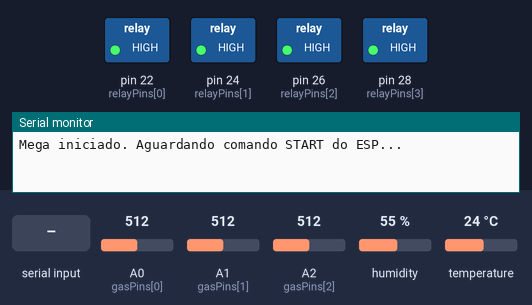
The sketch below on a simulated Arduino Mega 2560, built with avr-gcc and run on an emulated ATmega2560. Shown: switched loads named in the sketch (green lamp = pin HIGH), the last lines printed to the serial monitor. The test bench sets the inputs (shaded band); at power-on: A0 (gasPins[0]) = 512, A1 (gasPins[1]) = 512, A2 (gasPins[2]) = 512, humidity 55 %, temperature 24 °C.

Above: at 1.2 s.
1.3 s: "START\n" received over the second serial link
At 2.1 s:
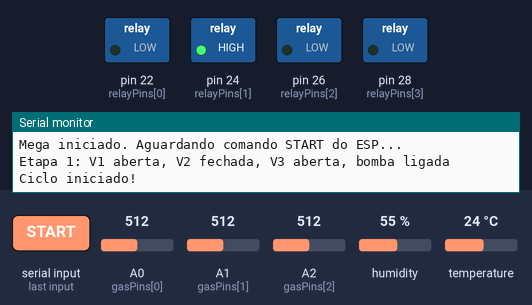
At 3.0 s:
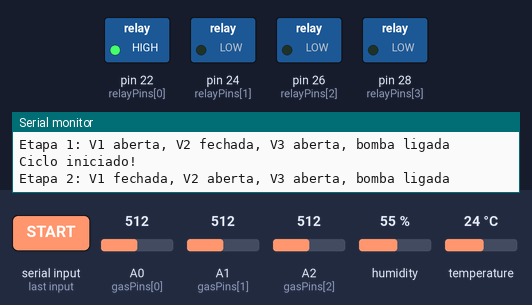
5.8 s: "TEMPOS:90,45,200,10\n" received over the second serial link
Timing chart, 0 to 14.8 s (numbered marks = the images above; inputs shaded):
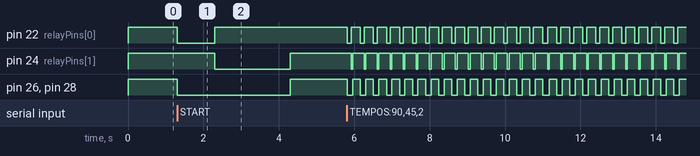

Measured:
- after the input at 1.3 s, pin 22 (relayPins[0]): HIGH → LOW at once, → HIGH 1.0 s later; pin 24 (relayPins[1]): HIGH → LOW after 1.0 s, → HIGH 2.0 s later; pin 26 (relayPins[2]), pin 28 (relayPins[3]): HIGH → LOW at once, → HIGH 3.0 s later

The sketch:

megaValvulas.ino
```cpp
#include <Wire.h>
#include "ClosedCube_HDC1080.h"

ClosedCube_HDC1080 hdc1080;

// ---------- CONFIGURAÇÃO DOS PINOS ----------
#define RELAY_COUNT 4
const uint8_t relayPins[RELAY_COUNT] = {22, 24, 26, 28}; // V1, V2, V3, BOMBA
#define V1 0
#define V2 1
#define V3 2
#define BOMBA 3

#define GAS_PINS_COUNT 3
const uint8_t gasPins[GAS_PINS_COUNT] = {A0, A1, A2};

// ---------- VARIÁVEIS ----------
volatile int gasReadings[GAS_PINS_COUNT];
volatile float tempReading = 0.0;
volatile float humReading = 0.0;
volatile bool readyToSend = false;
volatile uint8_t gasIndex = 0;
volatile uint8_t sendCounter = 0;

bool cicloAtivo = false;
unsigned long tempoTotal = 0;       // <<< NOVA VARIÁVEL GLOBAL DE TEMPO TOTAL
unsigned long lastStageTime = 0;
uint8_t currentStage = 0;
unsigned long stageDurations[4] = {1000, 2000, 3000, 4000};

// ---------- SETUP ----------
void setup() {
  Serial.begin(115200);
  Serial3.begin(9600);
  Wire.begin();
  hdc1080.begin(0x40);

  for (int i = 0; i < RELAY_COUNT; i++) {
    pinMode(relayPins[i], OUTPUT);
    digitalWrite(relayPins[i], HIGH);
  }

  cli();
  setupTimer1();
  setupTimer3();
  sei();

  Serial.println("Mega iniciado. Aguardando comando START do ESP...");
}

// ---------- TIMER1 ----------
void setupTimer1() {
  TCCR1A = 0;
  TCCR1B = (1 << WGM12) | (1 << CS12) | (1 << CS10);
  OCR1A = 19531;
  TIMSK1 |= (1 << OCIE1A);
}

// ---------- TIMER3 ----------
void setupTimer3() {
  TCCR3A = 0;
  TCCR3B = (1 << WGM32) | (1 << CS32) | (1 << CS30);
  OCR3A = 15625; // 1 s
  TIMSK3 |= (1 << OCIE3A);
}

// ---------- ISR: leitura dos sensores ----------
ISR(TIMER1_COMPA_vect) {
  if (cicloAtivo) {
    gasReadings[gasIndex] = analogRead(gasPins[gasIndex]);
    gasIndex = (gasIndex + 1) % GAS_PINS_COUNT;
  }
}

// ---------- ISR: trigger de envio ----------
ISR(TIMER3_COMPA_vect) {
  if (cicloAtivo) {
    sendCounter++;
    tempoTotal++; // <<< incremento contínuo (em segundos)
    if (sendCounter >= 5) {
      readyToSend = true;
      sendCounter = 0;
    }
  }
}

// ---------- LOOP ----------
void loop() {
  if (Serial3.available()) {
    String cmd = Serial3.readStringUntil('\n');
    cmd.trim();

    if (cmd.startsWith("TEMPOS:")) {
      sscanf(cmd.c_str(), "TEMPOS:%lu,%lu,%lu,%lu",
             &stageDurations[0], &stageDurations[1],
             &stageDurations[2], &stageDurations[3]);
      Serial.println("Novos tempos configurados!");
    }

    if (cmd == "START") {
      cicloAtivo = true;
      currentStage = 0;
      lastStageTime = millis();
      tempoTotal = 0; // <<< zera tempoTotal apenas no início de novo ciclo
      aplicarEtapa(currentStage);
      Serial.println("Ciclo iniciado!");
    }
  }

  if (cicloAtivo) {
    unsigned long currentTime = millis();

    if (currentTime - lastStageTime >= stageDurations[currentStage]) {
      currentStage = (currentStage + 1) % 4;
      lastStageTime = currentTime;
      aplicarEtapa(currentStage);
    }

    if (readyToSend) {
      tempReading = hdc1080.readTemperature();
      humReading = hdc1080.readHumidity();

      // Adiciona o "tempoTotal" ao final dos dados
      Serial3.print(gasReadings[0]); Serial3.print(",");
      Serial3.print(gasReadings[1]); Serial3.print(",");
      Serial3.print(gasReadings[2]); Serial3.print(",");
      Serial3.print(tempReading); Serial3.print(",");
      Serial3.print(humReading); Serial3.print(",");
      Serial3.println(tempoTotal);

      Serial.print("Tempo: "); Serial.print(tempoTotal); Serial.print("s ");
      Serial.print("G1:"); Serial.print(gasReadings[0]);
      Serial.print(" G2:"); Serial.print(gasReadings[1]);
      Serial.print(" G3:"); Serial.print(gasReadings[2]);
      Serial.print(" T:");  Serial.print(tempReading);
      Serial.print(" H:");  Serial.println(humReading);

      readyToSend = false;
    }
  }
}

// ---------- FUNÇÃO DE CONTROLE ----------
void aplicarEtapa(uint8_t etapa) {
  switch (etapa) {
    case 0:
      digitalWrite(relayPins[V1], LOW);
      digitalWrite(relayPins[V2], HIGH);
      digitalWrite(relayPins[V3], LOW);
      digitalWrite(relayPins[BOMBA], LOW);
      Serial.println("Etapa 1: V1 aberta, V2 fechada, V3 aberta, bomba ligada");
      break;
    case 1:
      digitalWrite(relayPins[V1], HIGH);
      digitalWrite(relayPins[V2], LOW);
      digitalWrite(relayPins[V3], LOW);
      digitalWrite(relayPins[BOMBA], LOW);
      Serial.println("Etapa 2: V1 fechada, V2 aberta, V3 aberta, bomba ligada");
      break;
    case 2:
      digitalWrite(relayPins[V1], HIGH);
      digitalWrite(relayPins[V2], HIGH);
      digitalWrite(relayPins[V3], HIGH);
      digitalWrite(relayPins[BOMBA], HIGH);
      Serial.println("Etapa 3: todas fechadas, bomba desligada");
      break;
    case 3:
      digitalWrite(relayPins[V1], LOW);
      digitalWrite(relayPins[V2], HIGH);
      digitalWrite(relayPins[V3], LOW);
      digitalWrite(relayPins[BOMBA], LOW);
      Serial.println("Etapa 4: igual ao tempo 1");
      break;
  }
}
```
